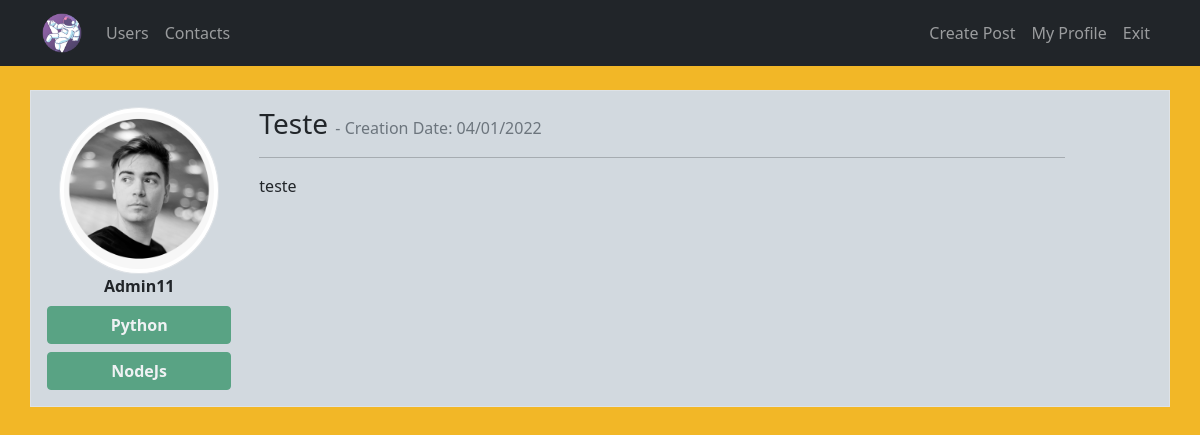
The page /post/1 (signed in) on the database its author committed.
### site_web/models.py (models this page shows, shortened)
class User(database.Model, UserMixin):
    id = database.Column(database.Integer, primary_key=True)
    username = database.Column(database.String, nullable=False)
    email = database.Column(database.String, nullable=False, unique=True)
    password = database.Column(database.String, nullable=False)
    profile_picture = database.Column(database.String, default='default.jpg')
    courses = database.Column(database.String, nullable=False, default='Not Informed')
    posts = database.relationship('Post', backref='author', lazy=True)

class Post(database.Model):
    id = database.Column(database.Integer, primary_key=True)
    title = database.Column(database.String, nullable=False)
    body = database.Column(database.Text, nullable=False)
    dt_create = database.Column(database.DateTime, nullable=False, default=datetime.utcnow)
    id_user = database.Column(database.Integer, database.ForeignKey('user.id'), nullable=False)

### site_web/routes.py (the view)
@app.route("/post/<post_id>", methods=['GET', 'POST'])
@login_required
def display_post(post_id):
    post = Post.query.get(post_id)
    if current_user == post.author:
        form = FormCreatePost()
        if request.method == "GET":
            form.title.data = post.title
            form.body.data = post.body
        elif form.validate_on_submit():
            post.title = form.title.data
            post.body = form.body.data
            database.session.commit()
            flash("Successfully Updated Post", "alert-success")
            return redirect(url_for("home"))
    else:
        form = None
    return render_template('post.html', post=post, form=form)

### site_web/models.py (called while the page is built)
@login_manager.user_loader
def load_user(id_user):
    return User.query.get(int(id_user))

### site_web/templates/post.html (shortened to what this page needs)
{% extends 'base.html' %}
{% block body %}
    <div class="container">
        <div class="row border mt-4 p-3 color02">
            <div class="col col-2 text-center text-capitalize me-3">
                <div class="">
                    <img
                    src="{{ url_for('static', filename='media/{}'.format(post.author.profile_picture)) }}"
                    alt="profile_pricture"
                    class="rounded-circle img-thumbnail"
                    />
                </div>
                <strong>{{ post.author.username }}</strong>
                <div class="row justify-content-center">
                    {% if post.author.courses %}
                        {% for course in post.author.courses.split(';') %}
                            <button type="button" class="btn btn-success mt-2 fw-bolder" disabled>
                                {{ course }}
                            </button>
                        {% endfor %}
                    {% else %}
                        <button type="button" class="btn btn-success mt-2 fw-bolder" disabled>
                        No Courses Registered :(
                        </button>
                    {% endif %}
                </div>
            </div>
            <div class="col col-9">
                <h3 class="text-capitalize">
                    {{ post.title }}
                    <small class="text-muted fs-6"> - Creation Date: {{ post.dt_create.strftime('%d/%m/%Y') }}
                    </small>
                </h3>
                <hr />
                <p>{{ post.body }}</p>
            </div>
        </div>
    </div>
{% endblock body %}

### site_web/static/main.css (style rules this page uses)
#color01 { background-color: #f2b727; }
.color02 { background-color: #d2d9df; }

### rows shown on the page
User: profile_picture (picture), author.username "Admin11"
Post: title "Teste", dt_create "04/01/2022", body "teste"

### other values the page prints
{{ course }} "Python" "NodeJs"
